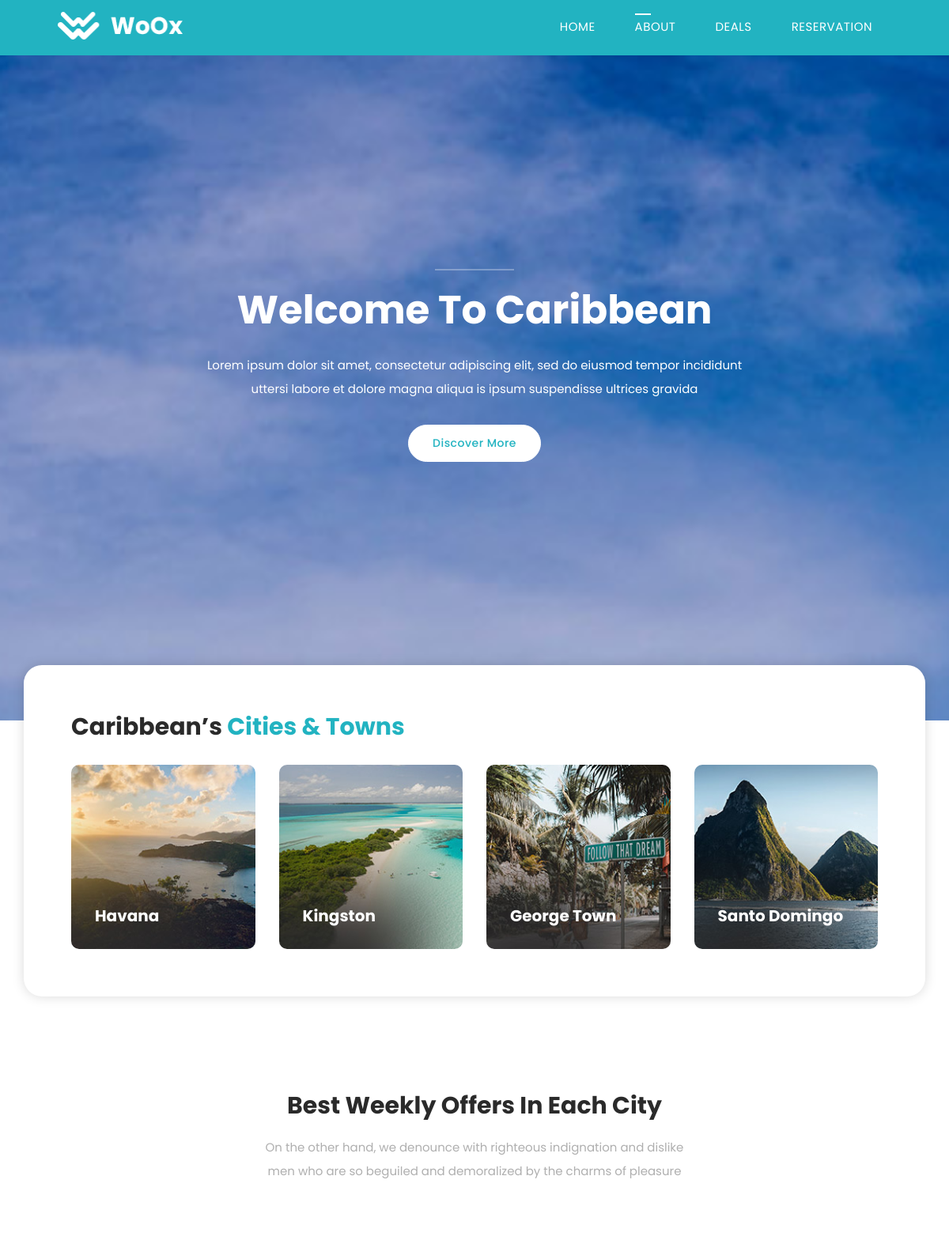
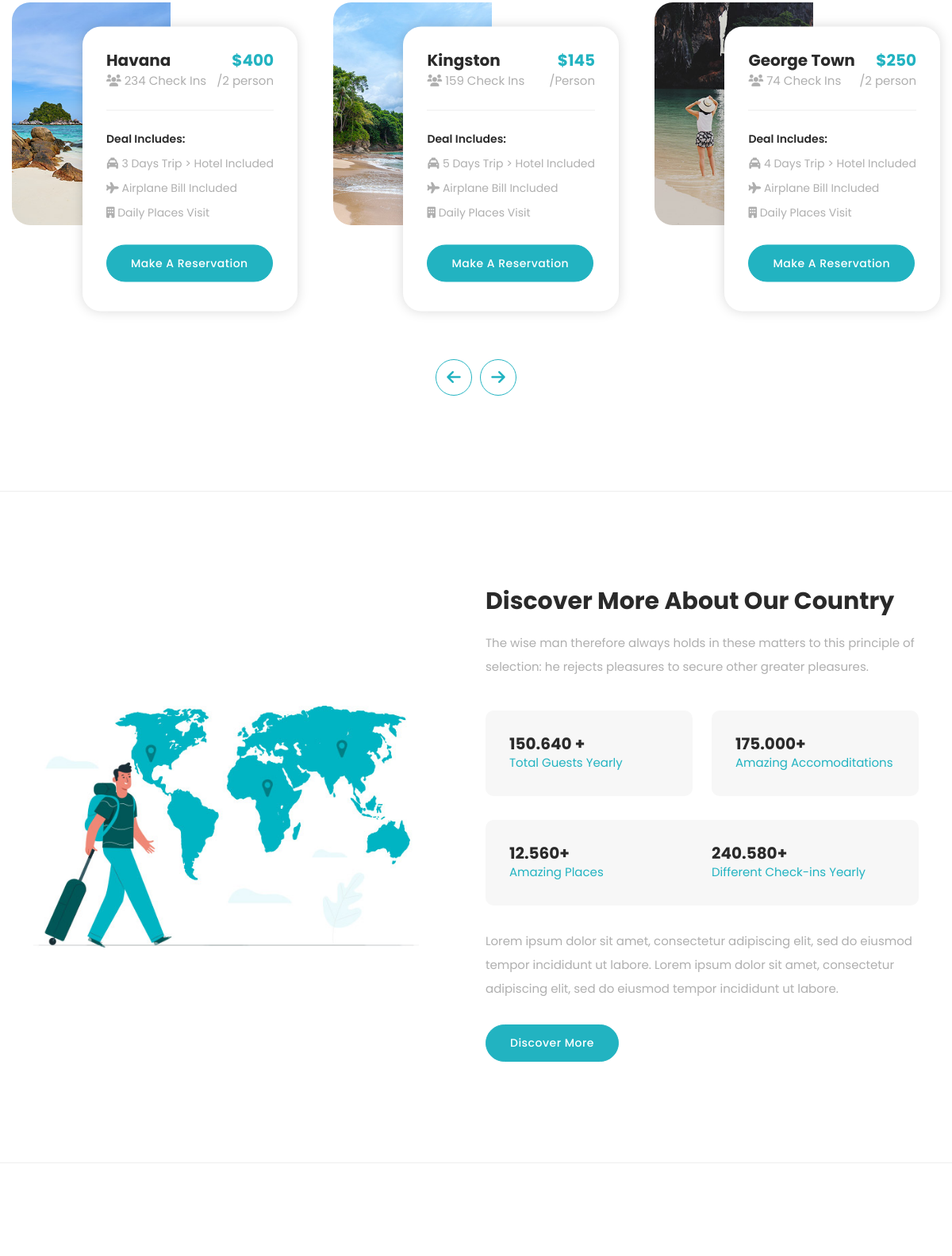
/about (upper part), run on the app's committed database (2 pictures, top to bottom).
### main/models.py (models this page shows)
class Header(models.Model):
    img = models.ImageField('Image', upload_to='images')
    path1 = models.CharField('Path 1', max_length=50)
    path2 = models.CharField('Path 2', max_length=50)
    path3 = models.CharField('Path 3', max_length=50)
    path4 = models.CharField('Path 4', max_length=50)
    class Meta:
        verbose_name = 'Header'
        verbose_name_plural = 'Header'

class About(models.Model):
    general_title = models.CharField('Page Title', max_length=50)
    img = models.ImageField('Background Image', upload_to='images')
    title1 = models.CharField('Title 1', max_length=50)
    subtitle = models.CharField('Subtitle', max_length=60)
    text = models.TextField('Text')
    btn_name = models.CharField('Button Name', max_length=40)
    title2 = models.CharField('Title 2', max_length=50)
    title2_colored = models.CharField('Title 2 Colored', max_length=50)
    class Meta:
        verbose_name = 'About'
        verbose_name_plural = 'About'

class AboutContent(models.Model):
    img = models.ImageField('Image', upload_to='images')
    name = models.CharField('Name', max_length=50)

class AboutPricing(models.Model):
    title = models.CharField('Title', max_length=50)
    text = models.TextField('Text')
    offer = models.CharField('Offer', max_length=50)
    btn_name = models.CharField('Button Name', max_length=40)
    class Meta:
        verbose_name = 'About Pricing'
        verbose_name_plural = 'About Pricing'

class AboutPricingContent(models.Model):
    img = models.ImageField('Image', upload_to='images')
    title = models.CharField('Title', max_length=50)
    people = models.CharField('People', max_length=50)
    price = models.PositiveIntegerField('Price')
    count = models.CharField('Person Count', max_length=30)
    offer1 = models.CharField('Offer 1', max_length=60)
    offer2 = models.CharField('Offer 2', max_length=60)
    offer3 = models.CharField('Offer 3', max_length=60)

class AboutInfo(models.Model):
    img = models.ImageField('Image', upload_to='images')
    title = models.CharField('Title', max_length=50)
    text1 = models.TextField('Text 1')
    subtitle1 = models.CharField('Subtitle 1', max_length=60)
    info1 = models.CharField('Info 1', max_length=30)
    subtitle2 = models.CharField('Subtitle 2', max_length=60)
    info2 = models.CharField('Info 2', max_length=30)
    subtitle3 = models.CharField('Subtitle 3', max_length=60)
    info3 = models.CharField('Info 3', max_length=30)
    subtitle4 = models.CharField('Subtitle 4', max_length=60)
    info4 = models.CharField('Info 4', max_length=30)
    text2 = models.TextField('Text 2')
    btn_name = models.CharField('Button Name', max_length=40)

### main/views.py (the view)
# urls.py: path('about', views.about, name='about'),
def about(request):
    about_page = About.objects.all()[0]
    about_content = AboutContent.objects.all()
    about_pricing = AboutPricing.objects.all()[0]
    about_pricing_content = AboutPricingContent.objects.all()
    about_info = AboutInfo.objects.all()[0]
    return render(request, 'main/about.html', context={
        'link':'about',
        'header':double_content()[0],
        'about_page':about_page,
        'about_content':about_content,
        'about_pricing':about_pricing,
        'about_pricing_content':about_pricing_content,
        'about_info':about_info,
        'reservation_offer':double_content()[1],
        'footer':double_content()[2]
    })

### main/views.py (called while the page is built)
def double_content():
    header = Header.objects.all()[0]
    reservation_offer = ReservationOffer.objects.all()[0]
    footer = Footer.objects.all()[0]
    return [header, reservation_offer, footer]

### main/templates/main/about.html (shortened to what this page needs)
{% extends 'main/base.html' %}
  {% block body %}
    <div style="background-image: url({{ about_page.img.url }});" class="about-main-content">
      <div class="container">
        <div class="row">
          <div class="col-lg-12">
            <div class="content">
              <div style="background: url({{ about_page.img.url }}) no-repeat center center fixed;" class="blur-bg"></div>
              <div class="line-dec"></div>
              <h2>{{ about_page.subtitle }}</h2>
              <p>{{ about_page.text }}</p>
              <div class="main-button">
                <a href="{% url 'deals' %}">{{ about_page.btn_name }}</a>
              </div>
            </div>
          </div>
        </div>
      </div>
    </div>
    <div class="cities-town">
      <div class="container">
        <div class="row">
          <div class="slider-content">
            <div class="row">
              <div class="col-lg-12">
                <h2>{{ about_page.title2 }} <em>{{ about_page.title2_colored }}</em></h2>
              </div>
              <div class="col-lg-12">
                <div class="owl-cites-town owl-carousel">
                  {% for i in about_content %}
                    <div class="item">
                      <div class="thumb">
                        <img src="{{ i.img.url }}" alt="">
                        <h4>{{ i.name }}</h4>
                      </div>
                    </div>
                  {% endfor %}
                </div>
              </div>
            </div>
          </div>
        </div>
      </div>
    </div>
    <div class="weekly-offers">
      <div class="container">
        <div class="row">
          <div class="col-lg-6 offset-lg-3">
            <div class="section-heading text-center">
              <h2>{{ about_pricing.title }}</h2>
              <p>{{ about_pricing.text }}</p>
            </div>
          </div>
        </div>
      </div>
      <div class="container-fluid">
        <div class="row">
          <div class="col-lg-12">
            <div class="owl-weekly-offers owl-carousel">
              {% for i in about_pricing_content %}
                <div class="item">
                  <div class="thumb">
                    <div class="text">
                      <h4>{{ i.title }}<br><span><i class="fa fa-users"></i> {{ i.people }}</span></h4>
                      <h6>${{ i.price }}<br><span>/{{ i.count }}</span></h6>
                      <ul>
                        <li>{{ about_pricing.offer }}:</li>
                        <li><i class="fa fa-taxi"></i> {{ i.offer1 }}</li>
                        <li><i class="fa fa-plane"></i> {{ i.offer2 }}</li>
                        <li><i class="fa fa-building"></i> {{ i.offer3 }}</li>
                      </ul>
                      <div class="main-button">
                        <a href="{% url 'reservation' %}">{{ about_pricing.btn_name }}</a>
                      </div>
                    </div>
                  </div>
                </div>
              {% endfor %}
            </div>
          </div>
        </div>
      </div>
    </div>
    <div class="more-about">
      <div class="container">
        <div class="row">
          <div class="col-lg-6 align-self-center">
            <div class="left-image">
              <img src="{{ about_info.img.url }}" alt="">
            </div>
          </div>
          <div class="col-lg-6">
            <div class="section-heading">
              <h2>{{ about_info.title }}</h2>
              <p>{{ about_info.text1 }}</p>
            </div>
            <div class="row">
              <div class="col-lg-6">
                <div class="info-item">
                  <h4>{{ about_info.info1 }}</h4>
                  <span>{{ about_info.subtitle1 }}</span>
                </div>
              </div>
              <div class="col-lg-6">
                <div class="info-item">
                  <h4>{{ about_info.info2 }}</h4>
                  <span>{{ about_info.subtitle2 }}</span>
                </div>
              </div>
              <div class="col-lg-12">
                <div class="info-item">
                  <div class="row">
                    <div class="col-lg-6">
                      <h4>{{ about_info.info3 }}</h4>
                      <span>{{ about_info.subtitle3 }}</span>
                    </div>
                    <div class="col-lg-6">
                      <h4>{{ about_info.info4 }}</h4>
                      <span>{{ about_info.subtitle4 }}</span>
                    </div>
                  </div>
                </div>
              </div>
            </div>
            <p>{{ about_info.text2 }}</p>
            <div class="main-button">
              <a href="{% url 'deals' %}">{{ about_info.btn_name }}</a>
            </div>
          </div>
        </div>
      </div>
    </div>
  {% endblock %}

### main/templates/main/base.html (shortened to what this page needs)
{% load static %}
<!DOCTYPE html>
<html lang="en">
  <head>
    <link href="{% static 'vendor/bootstrap/css/bootstrap.min.css' %}" rel="stylesheet">
    <link rel="stylesheet" href="{% static 'assets/css/fontawesome.css' %}">
    <link rel="stylesheet" href="{% static 'assets/css/templatemo-woox-travel.css' %}">
    <link rel="stylesheet" href="{% static 'assets/css/owl.css' %}">
    <link rel="stylesheet" href="{% static 'assets/css/animate.css' %}">
    <link rel="stylesheet"href="https://unpkg.com/swiper@7/swiper-bundle.min.css"/>
  </head>
<body>
  <header class="header-area header-sticky">
    <div class="container">
        <div class="row">
            <div class="col-12">
                <nav class="main-nav">
                    <a href="{% url 'index' %}" class="logo">
                        <img src="{{ header.img.url }}" alt="">
                    </a>
                    <ul class="nav">
                        <li><a href="{% url 'index' %}" class="{% if link == 'index' %}active{% endif %}">{{ header.path1 }}</a></li>
                        <li><a href="{% url 'about' %}" class="{% if link == 'about' %}active{% endif %}">{{ header.path2 }}</a></li>
                        <li><a href="{% url 'deals' %}" class="{% if link == 'deals' %}active{% endif %}">{{ header.path3 }}</a></li>
                        <li><a href="{% url 'reservation' %}" class="{% if link == 'reservation' %}active{% endif %}">{{ header.path4 }}</a></li>
                    </ul>
                </nav>
            </div>
        </div>
    </div>
  </header>
  {% block body %}{% endblock %}
  </body>
</html>

### data on the page
Header: img (picture), path1 "HOME", path2 "ABOUT", path3 "DEALS", path4 "RESERVATION"
About: img (picture), subtitle "Welcome To Caribbean", text "Lorem ipsum dolor sit amet, consectetur adipiscing elit, sed do eiusmod tempor incididunt uttersi labore et dolore magna aliqua is ipsum suspendisse ultrices gravida", btn_name "Discover More", title2 "Caribbean’s", title2_colored "Cities & Towns"
AboutContent: img (picture), name "Havana"
AboutContent: img (picture), name "Kingston"
AboutContent: img (picture), name "George Town"
AboutContent: img (picture), name "Santo Domingo"
AboutPricing: title "Best Weekly Offers In Each City", text "On the other hand, we denounce with righteous indignation and dislike men who are so beguiled and demoralized by the charms of pleasure", offer "Deal Includes", btn_name "Make A Reservation"
AboutPricingContent: title "Havana", people "234 Check Ins", price "400", count "2 person", offer1 "3 Days Trip > Hotel Included", offer2 "Airplane Bill Included", offer3 "Daily Places Visit"
AboutPricingContent: title "Kingston", people "159 Check Ins", price "145", count "Person", offer1 "5 Days Trip > Hotel Included", offer2 "Airplane Bill Included", offer3 "Daily Places Visit"
AboutPricingContent: title "George Town", people "74 Check Ins", price "250", count "2 person", offer1 "4 Days Trip > Hotel Included", offer2 "Airplane Bill Included", offer3 "Daily Places Visit"
AboutInfo: img (picture), title "Discover More About Our Country", text1 "The wise man therefore always holds in these matters to this principle of selection: he rejects pleasures to secure other greater pleasures.", info1 "150.640 +", subtitle1 "Total Guests Yearly", info2 "175.000+", subtitle2 "Amazing Accomoditations", info3 "12.560+", subtitle3 "Amazing Places", info4 "240.580+", subtitle4 "Different Check-ins Yearly", text2 "Lorem ipsum dolor sit amet, consectetur adipiscing elit, sed do eiusmod tempor incididunt ut labore. Lorem ipsum dolor sit amet, consectetur adipiscing elit, sed do eiusmod tempor incididunt ut labore.", btn_name "Discover More"
